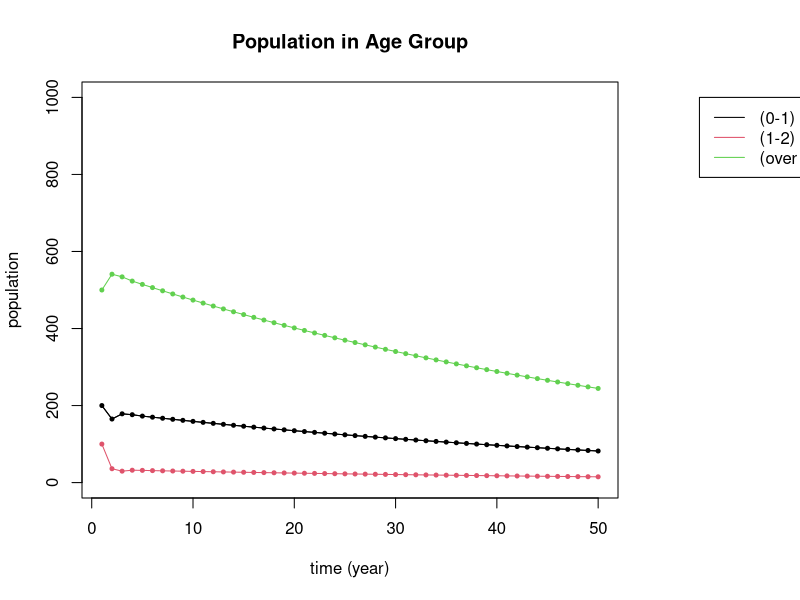
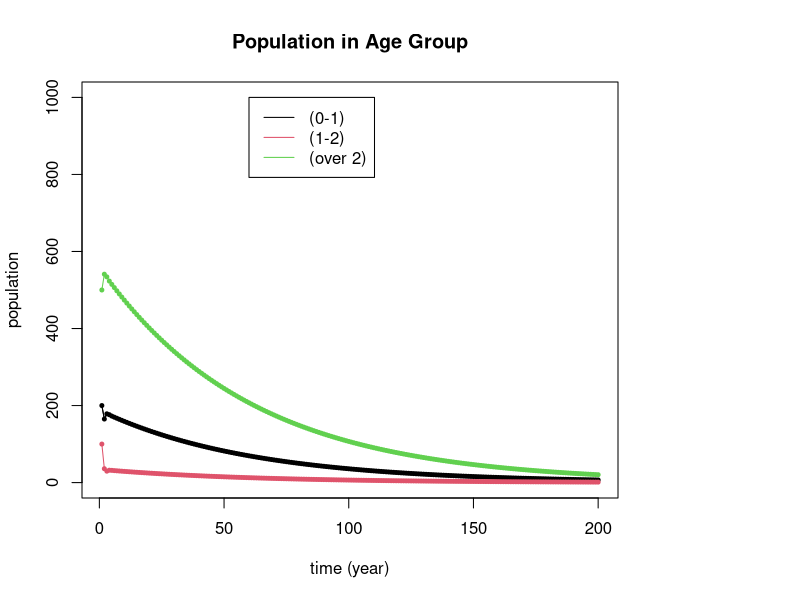
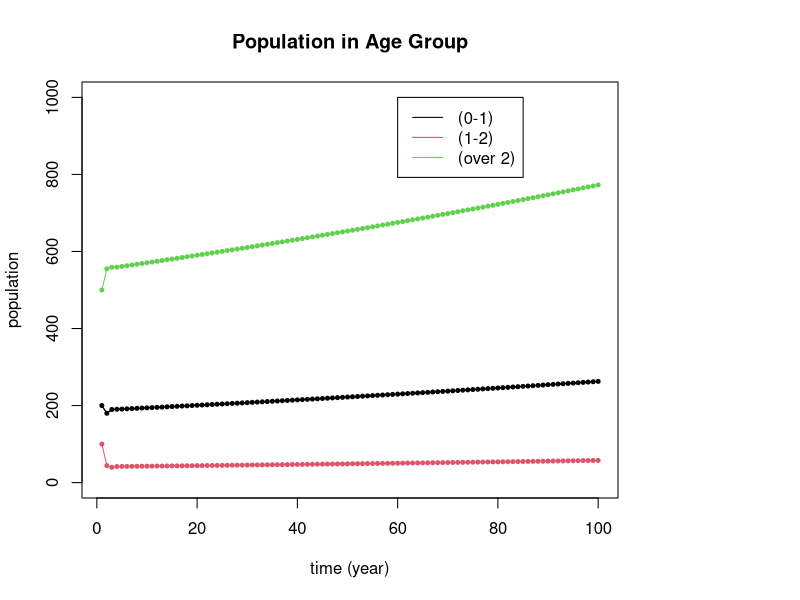
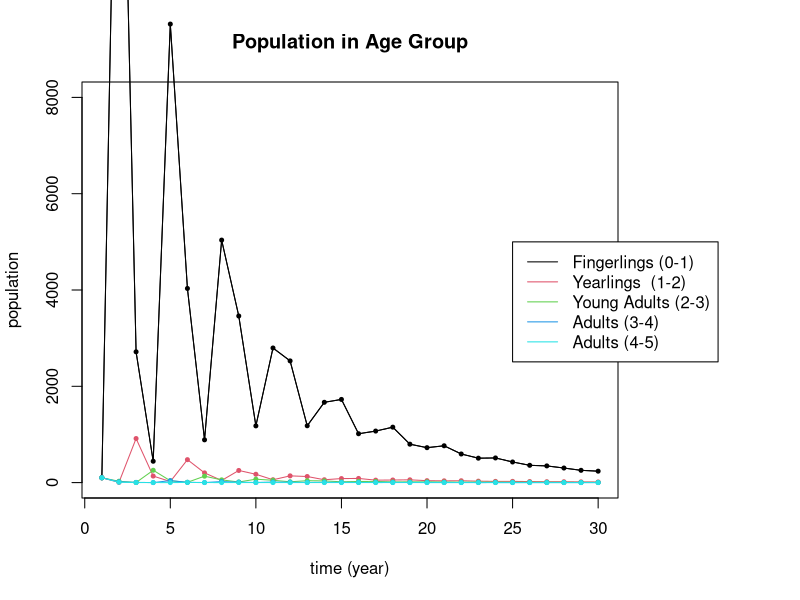
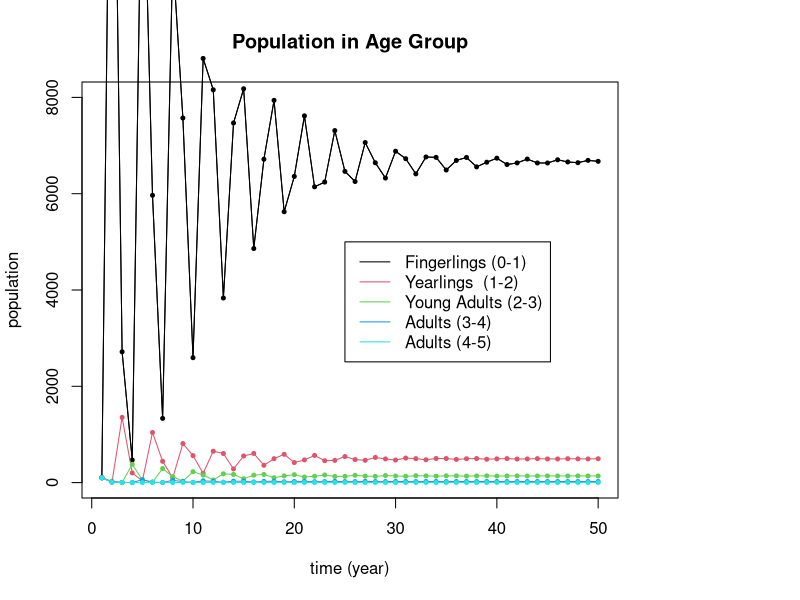

The R script that drew these images, in order:
## ---- chunk 1
# run this command to load some practical math functions
require(pracma)
## ---- chunk 2
L = cbind(c(0,.18,0),c(0,0,.71),c(.33,0,.94)) # the Leslie Matrix
L
start = c(200,100,500)  # the starting distribution
N = 50  # N is the number of iterations


## ---- chunk 3
### this code follows the populations for N steps
m = dim(L)[1]  # m is the number of rows of L
X = matrix(0,nrow=m,ncol=N)  #  Store the results in a (m x N) matrix called X
X[,1] = start  # put start in the first column of X

# loop N times and put your results in X
for (i in 2:N) {
  X[,i] = L %*% X[,i-1]    # here is the loop
}

#### this code plots the populations in the (m x N) matrix X

t = seq(1,N)  # time

# Expand right side of clipping rect to make room for the legend
par(xpd=T, mar=par()$mar+c(0,0,0,7))

# Plot graph 
plot(t,X[1,],type='l',col=1,ylim=c(0,1000),ylab="population",xlab="time (year)", main="Population in Age Group")

for (i in 1:m) {
  lines(t,X[i,],col=i)
  points(t,X[i,],col=i,pch=20,cex=.8)
}

# Plot legend where you want
legend(60,1000,c("(0-1)", "(1-2)", "(over 2)"), col=1:m, lty = 1)

# Restore default clipping rect
par(mar=c(5, 4, 4, 2) + 0.1)
## ---- chunk 4

N = 200
### this code follows the populations for N steps
m = dim(L)[1]  # m is the number of rows of L
X = matrix(0,nrow=m,ncol=N)  #  Store the results in a (m x N) matrix called X
X[,1] = start  # put start in the first column of X

# loop N times and put your results in X
for (i in 2:N) {
  X[,i] = L %*% X[,i-1]    # here is the loop
}

#### this code plots the populations in the (m x N) matrix X

t = seq(1,N)  # time

# Expand right side of clipping rect to make room for the legend
par(xpd=T, mar=par()$mar+c(0,0,0,7))

# Plot graph 
plot(t,X[1,],type='l',col=1,ylim=c(0,1000),ylab="population",xlab="time (year)", main="Population in Age Group")

for (i in 1:m) {
  lines(t,X[i,],col=i)
  points(t,X[i,],col=i,pch=20,cex=.8)
}

# Plot legend where you want
legend(60,1000,c("(0-1)", "(1-2)", "(over 2)"), col=1:m, lty = 1)

# Restore default clipping rect
par(mar=c(5, 4, 4, 2) + 0.1)
## ---- chunk 5
# your code goes here
eigen(L)
## ---- chunk 6
# Uncomment the next line and create this matrix 
# L = 

L = cbind(c(0,.22,0),c(.15,0,.85),c(.33,0,.94)) # the Leslie Matrix
L
start = c(200,100,500)
N = 100 
## ---- chunk 7
### this code follows the populations for N steps
m = dim(L)[1]  # m is the number of rows of L
X = matrix(0,nrow=m,ncol=N)  #  Store the results in a (m x N) matrix called X
X[,1] = start  # put start in the first column of X

# loop N times and put your results in X
for (i in 2:N) {
  X[,i] = L %*% X[,i-1]    # here is the loop
}

#### this code plots the populations in the (m x N) matrix X

t = seq(1,N)  # time

# Expand right side of clipping rect to make room for the legend
par(xpd=T, mar=par()$mar+c(0,0,0,7))

# Plot graph 
plot(t,X[1,],type='l',col=1,ylim=c(0,1000),ylab="population",xlab="time (year)", main="Population in Age Group")

for (i in 1:m) {
  lines(t,X[i,],col=i)
  points(t,X[i,],col=i,pch=20,cex=.8)
}

# Plot legend where you want
legend(60,1000,c("(0-1)", "(1-2)", "(over 2)"), col=1:m, lty = 1)

# Restore default clipping rect
par(mar=c(5, 4, 4, 2) + 0.1)
## ---- chunk 8

finalpop = X[,N]
finalpop = finalpop/sum(finalpop)

vec = as.numeric(eigen(L)$vectors[,1])
vec = vec/sum(vec)



tabledata = cbind(finalpop,vec)

tableframe = data.frame(tabledata)
names(tableframe) = c('population', 'eigenvector')
rownames(tableframe) = c('juveniles','subadults','adults')

knitr::kable(
  tableframe, booktabs = TRUE,
  caption = 'Ratios of vector entries'
)
## ---- chunk 9
eigen(L)$values[1]
## ---- chunk 10
L = cbind(c(0,.05,0,0,0),c(0,0,.28,0,0),c(37,0,0,.16,0),c(64,0,0,0,.08),c(82,0,0,0,0.00))
L
## ---- chunk 11
# your code goes here

eigen(L)

## ---- chunk 12
start = c(100,100,100,100,100)  # the starting distribution
N = 30              # N is the number of iterations
m = dim(L)[1]
X = matrix(0,nrow=5,ncol=N)  #  Store the results in a 3 x N matrix called X
X[,1] = start  # put start in the first column of X

# loop N times and put your results in X
for (i in 2:N) {
  X[,i] = L %*% X[,i-1]    # here is the loop
}

t = seq(1,N)  # time

# Expand right side of clipping rect to make room for the legend
par(xpd=T, mar=par()$mar+c(0,0,0,7))

plot(t,X[1,],type='l',col=1,ylim=c(0,8000),ylab="population",xlab="time (year)",
     main="Population in Age Group")
for (i in 1:m) {
  lines(t,X[i,],col=i)
  points(t,X[i,],col=i,pch=20,cex=.8)
}
legend(25, 5000, legend=c("Fingerlings (0-1)", "Yearlings  (1-2)", "Young Adults (2-3)","Adults (3-4)","Adults (4-5)"), col=1:m, lty=1)


# Restore default clipping rect
par(mar=c(5, 4, 4, 2) + 0.1)

## ---- chunk 13

# update the fingerling to yearling survival rate
L = cbind(c(0,.074,0,0,0),c(0,0,.28,0,0),c(37,0,0,.16,0),c(64,0,0,0,.08),c(82,0,0,0,0.00))
L

## do your eigenvalue/eigenvector analysis here
eigensys = eigen(L)
val = eigensys$values[1]
vec = eigensys$vectors[,1]

val
vec/sum(vec)

## ---- chunk 14
start = c(100,100,100,100,100)  # the starting distribution
N = 50              # N is the number of iterations
m = dim(L)[1]
X = matrix(0,nrow=5,ncol=N)  #  Store the results in a 3 x N matrix called X
X[,1] = start  # put start in the first column of X

# loop N times and put your results in X
for (i in 2:N) {
  X[,i] = L %*% X[,i-1]    # here is the loop
}

t = seq(1,N)  # time

# Expand right side of clipping rect to make room for the legend
par(xpd=T, mar=par()$mar+c(0,0,0,7))

plot(t,X[1,],type='l',col=1,ylim=c(0,8000),ylab="population",xlab="time (year)",
     main="Population in Age Group")
for (i in 1:m) {
  lines(t,X[i,],col=i)
  points(t,X[i,],col=i,pch=20,cex=.8)
}
legend(25, 5000, legend=c("Fingerlings (0-1)", "Yearlings  (1-2)", "Young Adults (2-3)","Adults (3-4)","Adults (4-5)"), col=1:m, lty=1)


# Restore default clipping rect
par(mar=c(5, 4, 4, 2) + 0.1)
